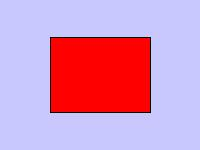
#> input picture Enfoque 2/7_Percepción/Gato.jpg, 200 x 150 px, found by its file name
$ python 48_texturas_sombras.py
#> lines starting #> are read from the running program, lines starting #| are printed output that depends on the picture
# pip install Pillow

from PIL import Image, ImageFilter
import os # To check if file exists

# Definir Nombres de Archivo
archivo_entrada = "/workspaces/KenyaGabrielaFrutosGonzalez-IA_P2/Enfoque 2/7_Percepción/Gato.jpg" # Asegúrate de tener una imagen con este nombre
archivo_salida_edges = "/workspaces/KenyaGabrielaFrutosGonzalez-IA_P2/Enfoque 2/7_Percepción/Gato.jpg"

# Verificar si la imagen de entrada existe
if not os.path.exists(archivo_entrada):
    print(f"Error: No se encontró el archivo de imagen '{archivo_entrada}'.")
    print("Por favor, coloca una imagen con ese nombre en el mismo directorio.")
    exit()

try:
    # Cargar la Imagen y Convertir a Escala de Grises
    imagen_original = Image.open(archivo_entrada)
#> imagen_original is the input picture: PIL image 200x150 RGB; mean R, G, B 210.7, 149.2, 189.1
    imagen_gris = imagen_original.convert("L") # 'L' mode is grayscale
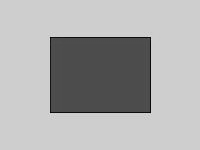
#> imagen_gris: PIL image 200x150 L; min 5, max 232, mean 172
    print(f"Imagen '{archivo_entrada}' cargada y convertida a escala de grises.")

    # Aplicar Filtro de Detección de Aristas
    # ImageFilter.FIND_EDGES aplica un filtro similar a Sobel
    imagen_bordes = imagen_gris.filter(ImageFilter.FIND_EDGES)
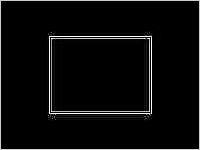
#> imagen_bordes: PIL image 200x150 L; min 0, max 255, mean 10.6

    # Guardar la Imagen de Bordes
    imagen_bordes.save(archivo_salida_edges)
    print(f"Imagen con bordes detectados guardada como '{archivo_salida_edges}'.")

    # (Opcional) Mostrar Imágenes
    # imagen_original.show(title="Imagen Original")
    # imagen_bordes.show(title="Bordes Detectados (Sobel)")

except FileNotFoundError:
    print(f"Error: No se pudo encontrar el archivo '{archivo_entrada}'.")
except Exception as e:
    print(f"Ocurrió un error: {e}")
